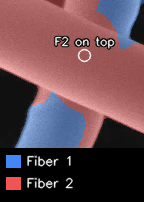
#> input picture example_overlay.png, 144 x 202 px
$ python -i sem_image.py   (imports and definitions only)
#> lines starting #> are read from the running program, lines starting #| are printed output that depends on the picture
"""Shared image preparation. Measurements never consume colored overlays."""
from pathlib import Path
import numpy as np
from PIL import Image
from scipy import ndimage as ndi
from skimage.filters import threshold_otsu, threshold_triangle, threshold_multiotsu


# [70 lines left out: functions load_gray, detect_databar_top, crop_edges, prepare, not called in this run]


def segment(img, threshold=None, return_info=False):
    a = np.asarray(img,dtype=np.float32)
    if a.ndim != 2 or not a.size or not np.isfinite(a).all():
        raise ValueError('Expected a finite, nonempty grayscale image')
    sm = ndi.gaussian_filter(a,1.0)
    constant = float(np.ptp(sm)) < 1e-6
    otsu = float(threshold_otsu(sm)) if not constant else 0.
    triangle = float(threshold_triangle(sm)) if not constant else 0.
    # Separate dark background, dim fiber bodies and bright rims. A binary
    # Otsu split can mistake the dark core for background; Triangle can instead
    # merge whole dense fields. Retain both as independent sensitivity checks.
    # Three-class separation is still a heuristic, not semantic segmentation.
    try:
        automatic=float(threshold_multiotsu(sm,classes=3)[0]) if not constant else 0.
    except ValueError:
        automatic=otsu
    t = automatic if threshold is None else float(threshold)
    if not 0 <= t <= 1:
        raise ValueError('Threshold must lie between 0 and 1')
    raw = np.zeros(a.shape,bool) if constant else sm>t
    # Avoid closing adjacent fibers together or filling real narrow pores.
    labels,n = ndi.label(raw)
    sizes = np.bincount(labels.ravel())
    keep = sizes>=16; keep[0]=False
    mask = keep[labels]
    info = {'threshold':t,'method':'three_class_background_split' if threshold is None else 'explicit',
            'otsu_threshold':otsu,'triangle_threshold':triangle,
            'otsu_coverage_pct':float((sm>otsu).mean()*100) if not constant else 0.,
            'triangle_coverage_pct':float((sm>triangle).mean()*100) if not constant else 0.,
            'coverage_pct':float(mask.mean()*100),
            'coverage_threshold_minus_0_03_pct':float((sm>max(0,t-.03)).mean()*100) if not constant else 0.,
            'coverage_threshold_plus_0_03_pct':float((sm>min(1,t+.03)).mean()*100) if not constant else 0.,
            'constant_image':constant}
    return (mask, info) if return_info else mask

>>> import cv2
>>> picture = cv2.imread('example_overlay.png', cv2.IMREAD_GRAYSCALE)
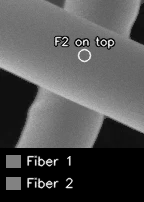
#> picture: shape (202, 144); min 0, max 255, mean 81.5
>>> result = segment(picture)
#> in segment, `sm = ndi.gaussian_filter(a,1.0)`:
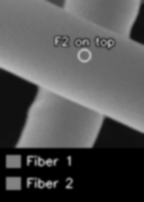
#> sm: shape (202, 144) float32; min 0, max 186.3, mean 81.5
#> in segment, `constant = float(np.ptp(sm)) < 1e-6`: constant = False
#> in segment, `otsu = float(threshold_otsu(sm)) if not constant else 0.`: otsu = 65.12
#> in segment, `triangle = float(threshold_triangle(sm)) if not constant else 0.`: triangle = 1.82
#> in segment, `automatic=float(threshold_multiotsu(sm,classes=3)[0]) if not constant ..`: automatic = 60.02
#> (the run stopped early here; a loop or call above may not have finished)
